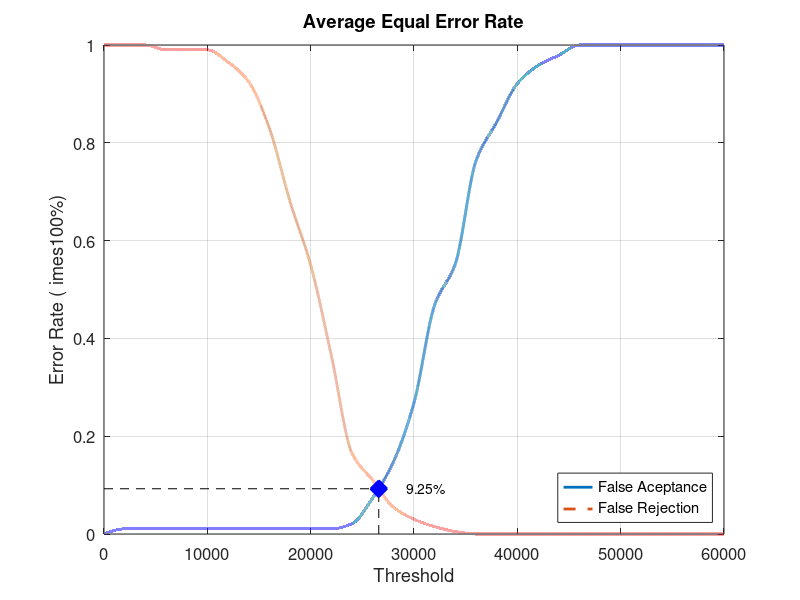
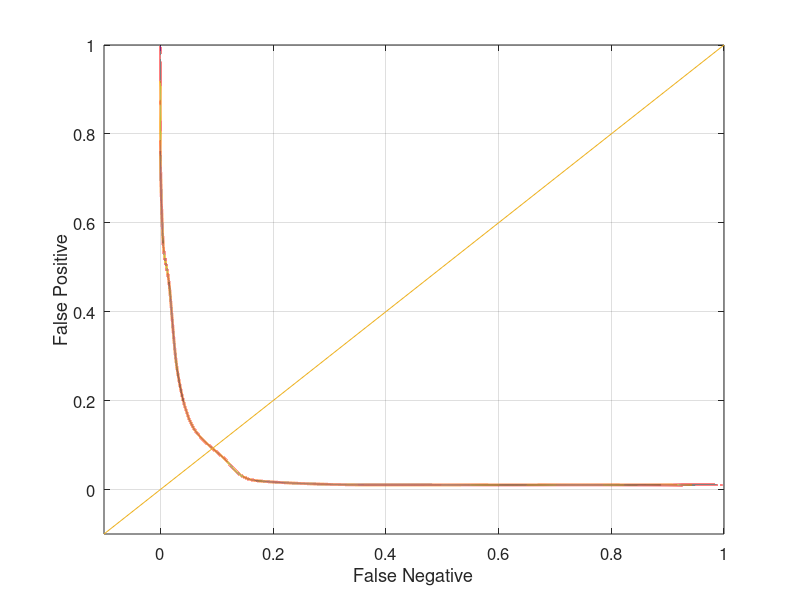

Reproduce these figures in MATLAB, in order.
close all;
clear;
clc;
x = 0:2000:60000;
xq = 0:0.5:60000;

y0 = [0 0.0105263 0.0105263 0.0105263 0.0105263 0.0105263 0.0105263 0.0105263 0.0105263 0.0105263 0.0105263 0.0105263 0.0210526 0.0736842 0.147368 0.268421 0.468421 0.552632 0.763158 0.842105 0.921053 0.957895 0.978947 1 1 1 1 1 1 1 1]
yy0 = interp1(x, y0, xq, 'pchip');
y1 = [1 1 1 0.99 0.99 0.99 0.965 0.925 0.83 0.68 0.55 0.365 0.165 0.11 0.055 0.03 0.015 0.005 0 0 0 0 0 0 0 0 0 0 0 0 0]
yy1 = interp1(x, y1, xq, 'pchip');

% Calculating EER: 
y2 = abs(y0 - y1);
find(y2 == min(y2))
yy2 = abs(yy0 - yy1);
xEER = find(yy2 == min(yy2));
xEERIndex = xq(xEER) % X-axis EER
yEER = yy0(xEER) % Y-axis EER

main = figure
plot(xq, yy0,'-','LineWidth', 2);	hold on
plot(xq, yy1,'--','LineWidth', 2);	hold on
plot([xEERIndex xEERIndex], [0 yEER], 'k--');	hold on
plot([0 xEERIndex], [yEER yEER], 'k--');	hold on
plot(xEERIndex, yEER, 'bx', 'LineWidth', 10);	hold on
text(xEERIndex + 10 * xEERIndex / 100, yEER, [num2str(round((10000 * yEER)) / 100) '%'])
legend('False Aceptance', 'False Rejection', 'Location', 'SouthEast')
xlabel('Threshold')
ylabel('Error Rate (	imes100%)')
title('Average Equal Error Rate')
set(gca, 'FontSize', 12)
axis([0 60000 0 1])
grid on

print(main, 'Database5_4Main', '-dpng');
FNRxFPR = figure('Color', [1 1 1]);
plot(yy1, yy0, '-', yy1, yy0, 'LineWidth', 2);
hold on
y = -0.1:0.1:1
plot(y, y); 
set(gca, 'FontSize', 12)
xlabel('False Negative')
ylabel('False Positive')
axis([-0.1 1 -0.1 1])
set(gca, 'FontSize', 12)
grid on

print(FNRxFPR, 'Database5_4FNRxFPR','-dpng');
